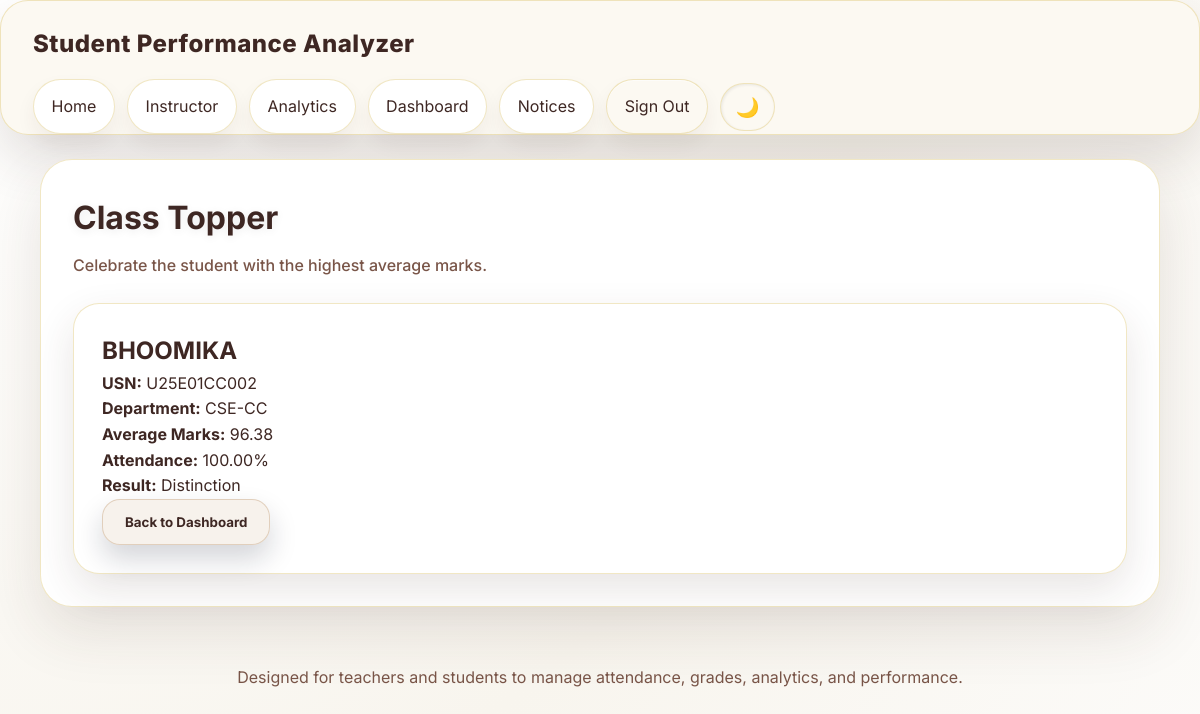
Page /topper (signed in) on the committed database.
### app.py (models this page shows, shortened)
class Student(db.Model):
    id = db.Column(db.Integer, primary_key=True)
    name = db.Column(db.String(100), nullable=False)
    usn = db.Column(db.String(20), unique=True, nullable=False)
    department = db.Column(db.String(50))
    middle_name = db.Column(db.String(100))
    last_name = db.Column(db.String(100))
    address = db.Column(db.String(255))
    dob = db.Column(db.String(20))
    parent_name = db.Column(db.String(150))
    parent_contact = db.Column(db.String(30))
    blood_group = db.Column(db.String(10))
    phone_number = db.Column(db.String(30))
    linkedin = db.Column(db.String(255))
    image_filename = db.Column(db.String(255))
    attendance = db.Column(db.Float, default=0.0)
    python = db.Column(db.Float, default=0.0)
    dbms = db.Column(db.Float, default=0.0)
    dsa = db.Column(db.Float, default=0.0)
    maths = db.Column(db.Float, default=0.0)
    fcn = db.Column(db.Float, default=0.0)
    email = db.Column(db.String(120))
    parent_email = db.Column(db.String(120))
    password_hash = db.Column(db.String(256))
    is_active = db.Column(db.Boolean, default=True)
    created_at = db.Column(db.DateTime, default=datetime.now)
    updated_at = db.Column(db.DateTime, default=datetime.now, onupdate=datetime.now)
    def average_marks(self):
        return (
            self.python +
            self.dbms +
            self.dsa +
            self.maths +
            self.fcn
        ) / 5
    @hybrid_property
    def marks(self):
        return self.average_marks()
    def result(self):
        avg = self.average_marks()
        if avg >= 85:
            return "Distinction"
        elif avg >= 60:
            return "First Class"
        elif avg >= 40:
            return "Pass"
        else:
            return "Fail"

### app.py (the view)
@app.route('/topper')
@login_required(role='teacher')
def topper():
    students = Student.query.filter_by(is_active=True).all()
    if not students:
        flash('No students found.', 'warning')
        return redirect(url_for('teacher_dashboard'))
    top = max(students, key=lambda s: s.average_marks())
    return render_template('topper.html', topper=top)

### app.py (called while the page is built)
@app.before_request
def csrf_protect():
    if request.method in ('POST', 'PUT', 'DELETE', 'PATCH'):
        if request.is_json:
            return
        token = session.get('_csrf_token', None)
        form_token = request.form.get('_csrf_token', None)
        if not token or token != form_token:
            abort(403)

@app.context_processor
def inject_csrf():
    return {'csrf_token': generate_csrf_token}

@app.before_request
def manage_session():
    session.permanent = True
    session.modified = True

def login_required(role=None):
    def decorator(f):
        @wraps(f)
        def wrapped(*args, **kwargs):
            if 'role' not in session:
                flash('Please log in to access that page.', 'warning')
                return redirect(url_for('home'))
            if role and session.get('role') != role:
                flash('Access denied.', 'danger')
                return redirect(url_for('home'))
            return f(*args, **kwargs)
        return wrapped
    return decorator

@app.context_processor
def inject_user():
    return {
        'user_role': session.get('role'),
        'student_id': session.get('student_id')
    }

### templates/topper.html (shortened to what this page needs)
{% extends 'base.html' %}
{% block content %}
<div class="page-header">
    <h1 class="page-title">Class Topper</h1>
    <p class="page-subtitle">Celebrate the student with the highest average marks.</p>
</div>
<div class="card">
    <h2>{{ topper.name }}</h2>
    <p><strong>USN:</strong> {{ topper.usn }}</p>
    <p><strong>Department:</strong> {{ topper.department }}</p>
    <p><strong>Average Marks:</strong> {{ "%.2f"|format(topper.marks) }}</p>
    <p><strong>Attendance:</strong> {{ "%.2f"|format(topper.attendance) }}%</p>
    <p><strong>Result:</strong> {{ topper.result() }}</p>
    <a href="{{ url_for('teacher_dashboard') }}"><button type="button" class="secondary">Back to Dashboard</button></a>
</div>
{% endblock %}

### static/style.css (style rules this page uses)
:root { --bg: #fcfbf9; --surface: #ffffff; --surface-strong: #ffffff; --surface-soft: #fcf9f2; --border: rgba(197, 160, 23, 0.25); --text: #3E2723; --muted: #795548; --accent: #C5A017; --accent-strong: #a6840f; --danger: #dc2626; --bg-gradient-from: #ffffff; --bg-gradient-to: #f8f5ee; }
* { box-sizing: border-box; margin: 0; padding: 0; font-family: 'Inter', 'Segoe UI', sans-serif; }
html, body { min-height: 100%; background: radial-gradient(circle at top left, var(--bg-gradient-from) 0%, var(--bg-gradient-to) 60%, var(--bg) 100%); color: var(--text); overflow-x: hidden; }
body { line-height: 1.6; background-attachment: fixed; }
a { color: inherit; text-decoration: none; }
.page-header { margin-bottom: 24px; }
.page-title { font-size: clamp(2rem, 2.4vw, 2.6rem); margin-bottom: 8px; color: var(--text); text-shadow: 0 2px 10px rgba(15, 23, 42, 0.08); }
.page-subtitle { color: var(--muted); max-width: 820px; line-height: 1.75; font-weight: 500; }
.form-card, .card, .table-card { background: var(--surface); border: 1px solid var(--border); border-radius: 26px; padding: 28px; backdrop-filter: blur(16px); box-shadow: 0 16px 40px rgba(62, 39, 35, 0.12); }
button, .btn { cursor: pointer; border: none; border-radius: 18px; padding: 14px 22px; background: linear-gradient(135deg, var(--accent), var(--accent-strong)); color: #fff; font-weight: 700; transition: transform 0.18s ease, filter 0.18s ease, box-shadow 0.18s ease; box-shadow: 0 14px 28px rgba(15, 23, 42, 0.18); }
button.secondary, .btn.secondary { background: rgba(210, 180, 150, 0.18); color: var(--text); border: 1px solid rgba(197, 165, 130, 0.45); }

### rows in the picture
Student: name "BHOOMIKA", usn "U25E01CC002", department "CSE-CC", marks "96.38", attendance "100.00", result "Distinction"
